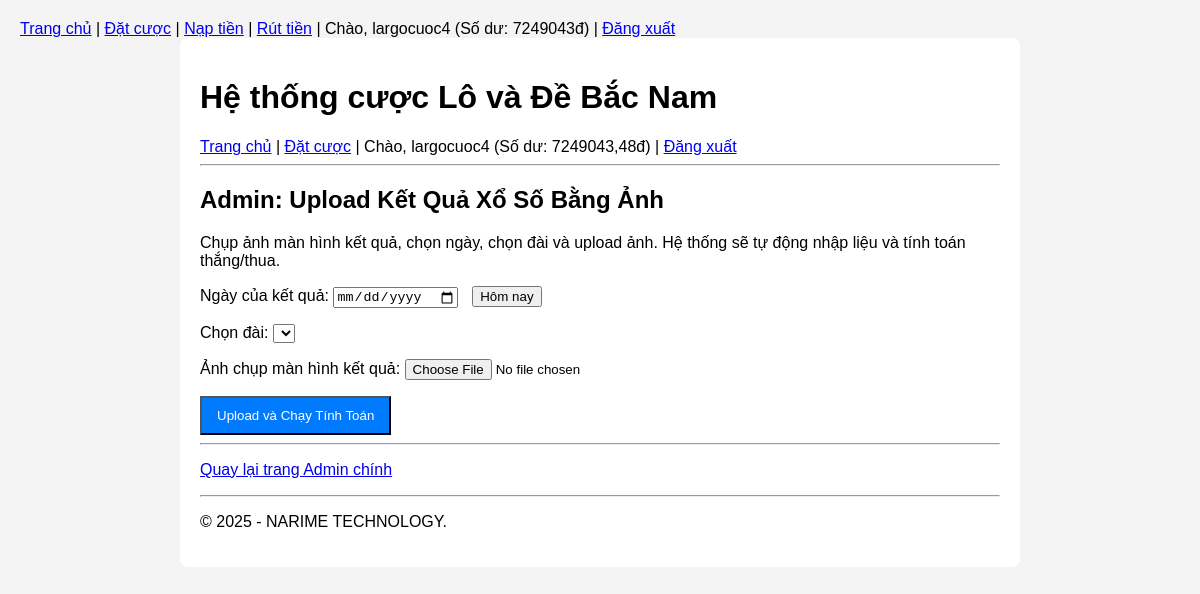
The app's page /admin-tools/upload-ket-qua/ (signed in), older data.
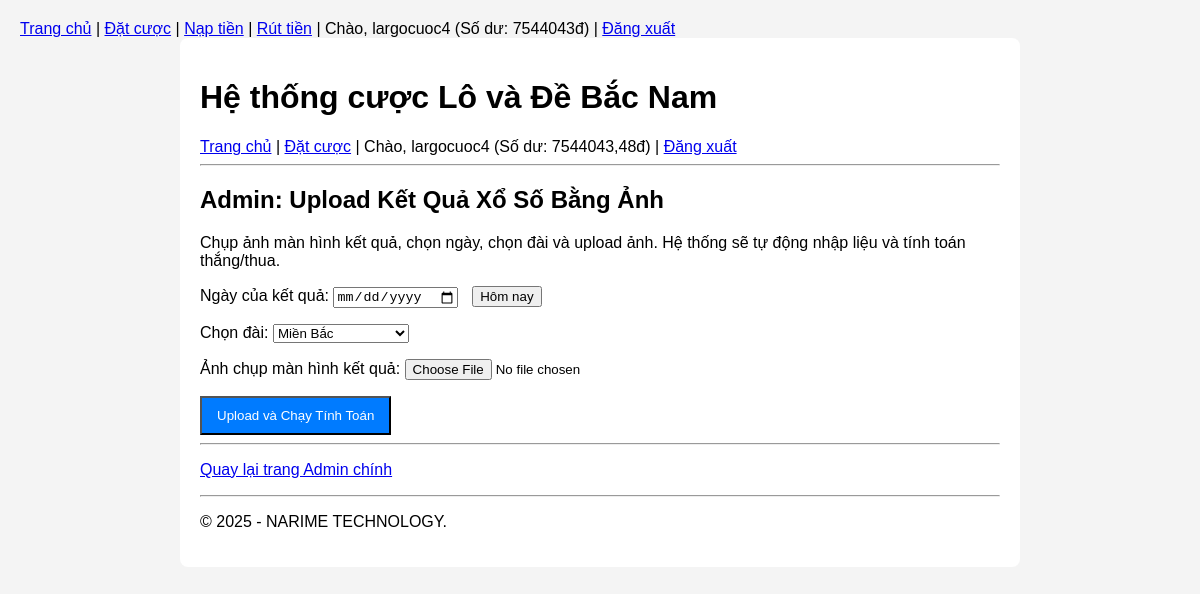
The same page, newer data.
### users/models.py (models this page shows, shortened)
class CustomUser(AbstractUser):
    phone_number = models.CharField(max_length=20, blank=True, null=True)
    date_of_birth = models.DateField(blank=True, null=True)

### wallet/models.py (models this page shows, shortened)
class Wallet(models.Model):
    user = models.OneToOneField(
        settings.AUTH_USER_MODEL,
        on_delete=models.CASCADE,
        related_name='wallet'
    )
    balance = models.DecimalField(
        max_digits=12,
        decimal_places=2,
        default=Decimal('0.00')
    )
    created_at = models.DateTimeField(auto_now_add=True)
    updated_at = models.DateTimeField(auto_now=True)

### lottery/views.py (the view, shortened to what this page needs)
# urls.py: path('admin-tools/upload-ket-qua/', views.admin_upload_result_view, name='admin_upload_result'),
@user_passes_test(is_admin)
def admin_upload_result_view(request):
    form = ImageUploadForm()
    return render(request, 'lottery/admin_upload_result.html', {'form': form})

### lottery/forms.py
class ImageUploadForm(forms.Form):
    date = forms.DateField(
        widget=forms.DateInput(attrs={'type': 'date'}),
        label="Ngày của kết quả"
    )
    station = forms.ModelChoiceField(
        queryset=LotteryStation.objects.all(),
        label="Chọn đài",
        empty_label=None
    )
    image = forms.ImageField(label="Ảnh chụp màn hình kết quả")

### lottery/models.py (called while the page is built)
    def __str__(self):
        return self.name

### lottery/views.py (called while the page is built)
def is_admin(user):
    return user.is_authenticated and user.is_superuser

### templates/lottery/admin_upload_result.html (shortened to what this page needs)
{% extends "base.html" %}
{% block content %}
<h2>Admin: Upload Kết Quả Xổ Số Bằng Ảnh</h2>
<p>
    Chụp ảnh màn hình kết quả, chọn ngày, chọn đài và upload ảnh.
    Hệ thống sẽ tự động nhập liệu và tính toán thắng/thua.
</p>
<form method="post" enctype="multipart/form-data">
    <p>
        <label for="{{ form.date.id_for_label }}">{{ form.date.label }}:</label>
        {{ form.date }}
        <button type="button" id="setTodayBtn" style="margin-left: 10px;">
            Hôm nay
        </button>
    </p>
    <p>
        <label for="{{ form.station.id_for_label }}">{{ form.station.label }}:</label>
        {{ form.station }}
    </p>
    <p>
        <label for="{{ form.image.id_for_label }}">{{ form.image.label }}:</label>
        {{ form.image }}
    </p>
    <button type="submit" style="background-color: #007bff; color: white; padding: 10px 15px;">
        Upload và Chạy Tính Toán
    </button>
</form>
<hr>
<p>
    <a href="/admin/">Quay lại trang Admin chính</a>
</p>
{% endblock %}

### templates/base.html (shortened to what this page needs)
<!DOCTYPE html>
<html lang="vi">
<head>
</head>
<nav>
    <a href="/">Trang chủ</a> |
    {% if user.is_authenticated %}
        <a href="{% url 'place_bet' %}">Đặt cược</a> |
        <a href="{% url 'request_deposit' %}">Nạp tiền</a> |
        <a href="{% url 'request_withdrawal' %}">Rút tiền</a> |
        Chào, {{ user.username }}
        (Số dư: {{ user.wallet.balance|floatformat:"0" }}đ) |
        <a href="{% url 'logout' %}">Đăng xuất</a>
    {% else %}
        <a href="{% url 'login' %}">Đăng nhập</a> |
        <a href="{% url 'register' %}">Đăng ký</a>
    {% endif %}
</nav>
<body>
    <div class="container">
        <header>
            <h1>Hệ thống cược Lô và Đề Bắc Nam</h1>
            <nav>
                <a href="/">Trang chủ</a> |
                <a href="{% url 'place_bet' %}">Đặt cược</a>
                {% if user.is_authenticated %}
                    | Chào, {{ user.username }}
                    (Số dư: {{ user.wallet.balance }}đ)
                    | <a href="{% url 'logout' %}">Đăng xuất</a>
                {% else %}
                    | <a href="{% url 'login' %}">Đăng nhập</a>
                {% endif %}
            </nav>
        </header>
        <hr>
        <main>
            {% block content %}
            {% endblock %}
        </main>
        <footer>
            <hr>
            <p>&copy; 2025 - NARIME TECHNOLOGY.</p>
        </footer>
    </div>
</body>
</html>

Row changes from the older to the newer data that the page shows:
changed CustomUser "largocuoc4": wallet.balance "7249043" → "7544043"; wallet.balance "7249043,48" → "7544043,48"
Text that changed along with them:
form field station: (not shown) → "Miền Bắc"
